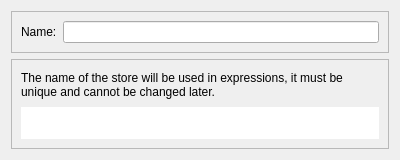
<?xml version="1.0" encoding="UTF-8"?>
<ui version="4.0">
 <class>Dialog</class>
 <widget class="QDialog" name="Dialog">
  <property name="geometry">
   <rect>
    <x>0</x>
    <y>0</y>
    <width>400</width>
    <height>160</height>
   </rect>
  </property>
  <property name="windowTitle">
   <string>Create Data Store for variables</string>
  </property>
  <property name="modal">
   <bool>true</bool>
  </property>
  <layout class="QVBoxLayout" name="verticalLayout_2">
   <item>
    <widget class="QFrame" name="frame_2">
     <property name="frameShape">
      <enum>QFrame::StyledPanel</enum>
     </property>
     <property name="frameShadow">
      <enum>QFrame::Raised</enum>
     </property>
     <layout class="QHBoxLayout" name="horizontalLayout_2">
      <property name="sizeConstraint">
       <enum>QLayout::SetMaximumSize</enum>
      </property>
      <item>
       <widget class="QLabel" name="label">
        <property name="text">
         <string>Name:</string>
        </property>
       </widget>
      </item>
      <item>
       <widget class="QLineEdit" name="nameInput"/>
      </item>
     </layout>
    </widget>
   </item>
   <item>
    <widget class="QFrame" name="frame">
     <property name="frameShape">
      <enum>QFrame::StyledPanel</enum>
     </property>
     <property name="frameShadow">
      <enum>QFrame::Raised</enum>
     </property>
     <layout class="QVBoxLayout" name="verticalLayout">
      <item>
       <widget class="QLabel" name="label_2">
        <property name="text">
         <string>The name of the store will be used in expressions, it must be unique and cannot be changed later.</string>
        </property>
        <property name="textFormat">
         <enum>Qt::PlainText</enum>
        </property>
        <property name="wordWrap">
         <bool>true</bool>
        </property>
       </widget>
      </item>
      <item>
       <widget class="QLabel" name="errorMessage">
        <property name="styleSheet">
         <string notr="true">QLabel { background-color : white; color : red; padding: 3 }</string>
        </property>
        <property name="text">
         <string/>
        </property>
        <property name="wordWrap">
         <bool>true</bool>
        </property>
        <property name="indent">
         <number>0</number>
        </property>
       </widget>
      </item>
     </layout>
    </widget>
   </item>
  </layout>
 </widget>
 <resources/>
 <connections/>
</ui>
